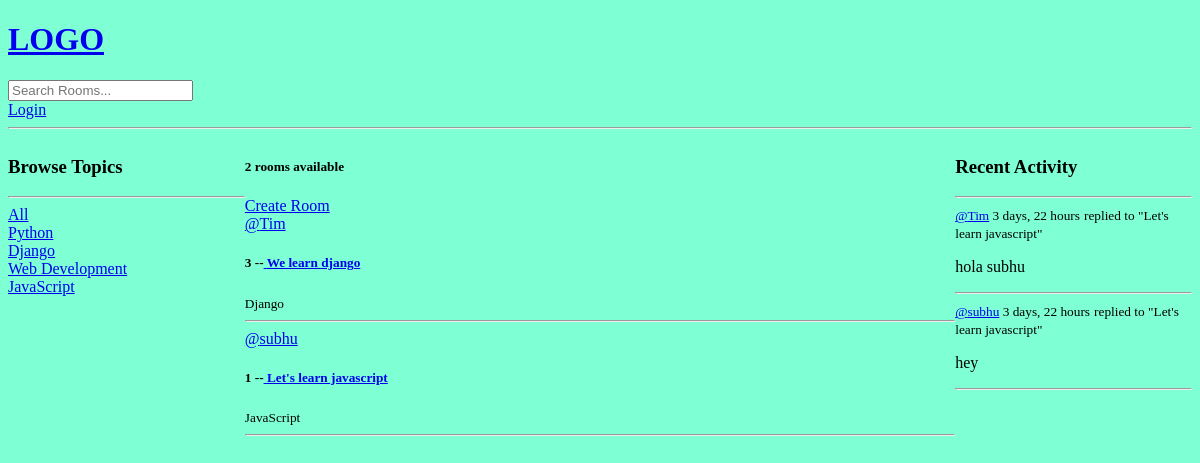
Before: / with the older database file.
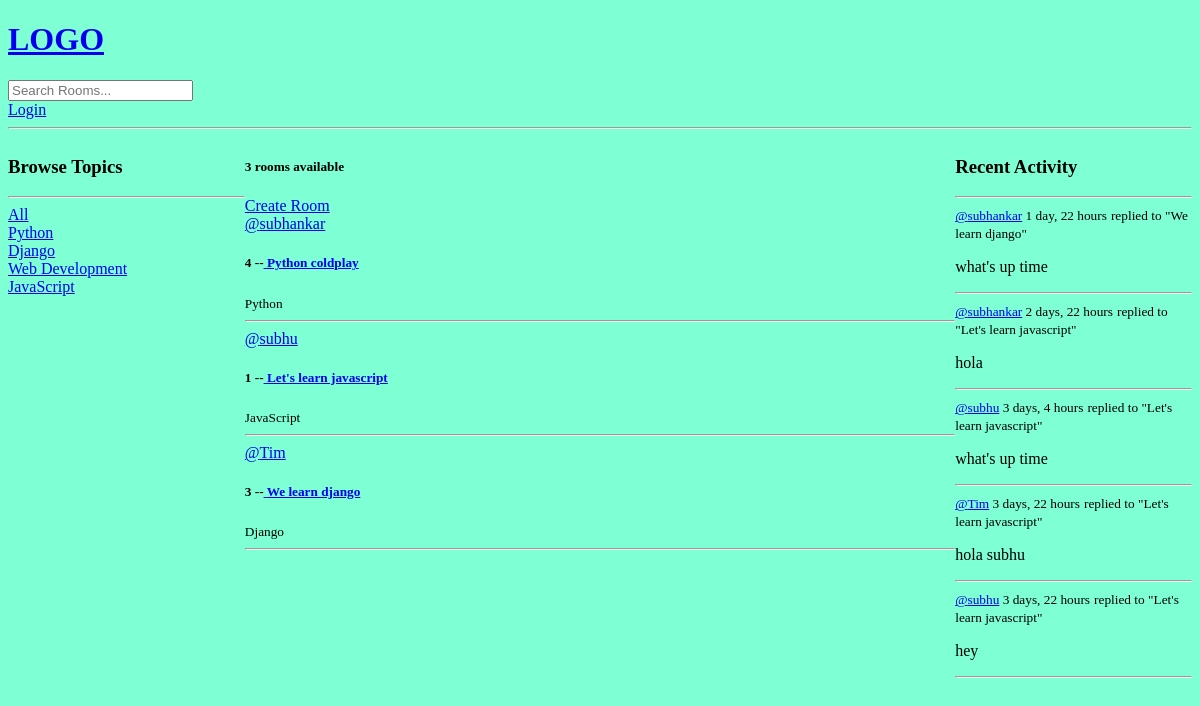
After: the same page with the newer database file.
### base/models.py (models this page shows, shortened)
class Topic(models.Model):
    name = models.CharField(max_length=200)

class Room(models.Model):
    host = models.ForeignKey(User, on_delete=models.SET_NULL , null=True)
    topic = models.ForeignKey(Topic, on_delete=models.SET_NULL , null=True)
    name = models.CharField(max_length=200)
    description = models.TextField(null=True, blank=True)
    participants = models.ManyToManyField(User, related_name='participants', blank=True)
    updated = models.DateTimeField(auto_now=True)
    created = models.DateTimeField(auto_now_add=True)
    class Meta:
        ordering= ['-updated','-created']
    def __str__(self) -> str:
        return self.name

class Message(models.Model):
    user = models.ForeignKey(User , on_delete=models.CASCADE)
    room = models.ForeignKey(Room , on_delete=models.CASCADE)
    body = models.TextField()
    updated = models.DateTimeField(auto_now=True)
    created = models.DateTimeField(auto_now_add=True)
    class Meta:
        ordering= ['-updated','-created']
    def __str__(self) -> str:
        return self.body[0:50]

### base/views.py (the view)
# urls.py: path('' , views.home , name="home"),
def home(request):
    q = request.GET.get('q') if request.GET.get('q') != None else ''
    rooms = Room.objects.filter(
        Q(topic__name__icontains=q) |
        Q(name__icontains=q) |
        Q(description__icontains=q)
        )
    topics = Topic.objects.all()
    room_count = rooms.count()
    room_messages = Message.objects.filter(Q(room__topic__name__icontains=q))
    context = {'rooms':rooms, 'topics':topics, 'room_count':room_count, 'room_messages': room_messages }
    return render(request, 'base/home.html' , context)

### base/templates/base/home.html (shortened to what this page needs)
{%extends 'main.html' %} {% block content %}
<div class="home-container">
  <div>
   {% include 'base/topics_component.html' %}
  </div>
  <div>
    <div>
      <h5>{{room_count}} rooms available</h5>
      <a href="{% url 'create-room' %}">Create Room</a>
      {% include 'base/feed_component.html' %}
    </div>
  </div>
  <div class="">
    {% include 'base/activity_component.html'%}
  </div>
</div>
{% endblock content %}

### base/templates/base/topics_component.html
<h3>Browse Topics</h3>
<hr />
<div>
  <a href="{% url 'home' %}">All</a>
</div>
{% for topic in topics %}
<div>
  <a href="{% url 'home' %}?q={{topic.name}}">{{topic.name}}</a>
</div>
{% endfor %}

### base/templates/base/feed_component.html (shortened to what this page needs)
<div>
    {% for room in rooms %}
    <div>
      <a href="{% url 'user-profile' room.host.id %}">@{{room.host.username}}</a>
      <h5>
        {{room.id}} --<a href="{% url 'room' room.id %}"> {{room.name}} </a>
      </h5>
      <small>{{room.topic.name}}</small>
      <hr />
    </div>
    {% endfor %}
  </div>

### base/templates/base/activity_component.html (shortened to what this page needs)
<h3>Recent Activity</h3>
<hr />
{% for message in room_messages %}
<div>
  <small> <a href="{% url 'user-profile' message.user.id %}">@{{message.user}}</a> {{message.created|timesince}}</small>
  <small>replied to "{{message.room}}"</small>
  <p>{{message}}</p>
  <hr />
</div>
{% endfor %}

Changed rows visible on the page:
added Room: host.username "subhankar", id "4", name "Python coldplay", topic.name "Python"
changed Room "Let's learn javascript": moves up the list
added Message: user "subhankar", created "1 day, 22 hours", room "We learn django", body "what's up time"
added Message: user "subhankar", created "2 days, 22 hours", room "Let's learn javascript", body "hola"
added Message: user "subhu", created "3 days, 4 hours", room "Let's learn javascript", body "what's up time"
Other visible differences:
{{ room_count }}: "2" → "3"
